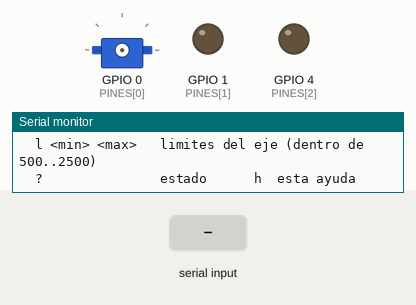
Recording of a sketch running on a simulated ESP32-C3. Parts: servo, output pins drawn as LEDs (lit = HIGH), the last lines printed to the serial monitor. Inputs (shaded band) come from the test bench. Servo pulses on a pin are drawn as a servo (544–2400 µs = 0–180°).

Above: at 1.7 s.
1.8 s: "+\n" received over Serial
3.3 s: "p90\n" received over Serial
At 4.32 s:
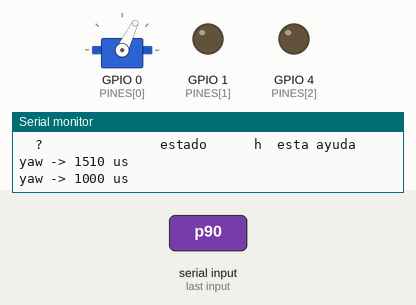
At 6.0 s:
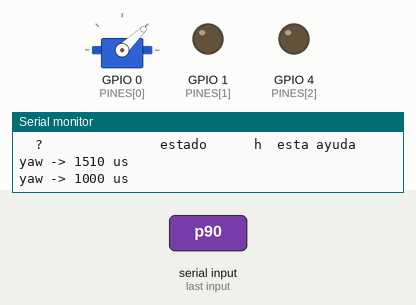
6.3 s: "o\n" received over Serial
7.8 s: "c90\n" received over Serial
At 8.7 s:
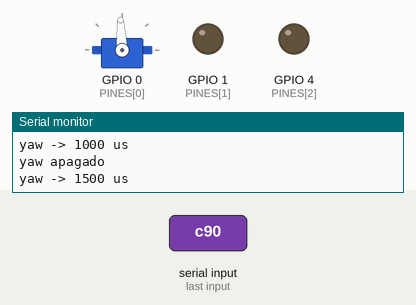
Timing chart, 0 to 10.3 s (numbered marks = the images above; inputs shaded):
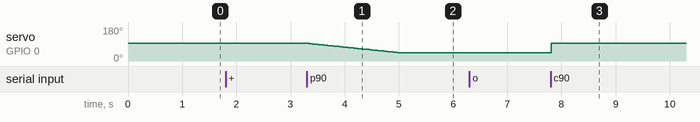

The sketch:

prueba_servo.ino
```cpp
// Prueba de banco de servos para Keepon (ESP32-C3-DevKitM-1, núcleo Arduino-ESP32 3.x).
//
// No es el firmware del robot: sirve para comprobar que cada servo funciona,
// medir sus pulsos útiles (grados por µs, extremos, centro) y probar el conexionado.
// Se maneja por el monitor serie a 115200 baud, con fin de línea "Nueva línea".
// Instrucciones y planilla de resultados en ../README.md.
//
// Los servos arrancan SIN pulso (flojos). Un servo empieza a moverse recién
// cuando recibe una orden; la primera vez salta al pulso pedido, porque el
// ESP32 no sabe en qué posición quedó el servo. Por eso: primero sin carga.

#include <Arduino.h>

// --- Pines y PWM (recomendados en docs/REVISION_CODEX_HW.md, sección C) ---
const int NUM_EJES = 3;
const int PINES[NUM_EJES] = {0, 1, 4};                  // GPIO de la señal
const char *NOMBRES[NUM_EJES] = {"yaw", "pitch", "roll"};
const uint32_t FREC_HZ = 50;                             // los servos esperan un pulso cada 20 ms
const uint8_t RES_BITS = 14;                             // 1,22 µs por paso de duty
const float PERIODO_US = 1000000.0f / FREC_HZ;           // 20000 µs
const float PASOS_DUTY = (float)(1UL << RES_BITS);

// Límites absolutos: ningún comando puede salir de acá, aunque se cambien los límites.
const int LIM_ABS_MIN = 500;
const int LIM_ABS_MAX = 2500;

const uint32_t PERIODO_LAZO_MS = 10;                     // rampa a 100 Hz, igual que la trayectoria del robot

struct Eje {
  bool activo;      // true = emite pulsos; false = servo flojo
  float pos_us;     // pulso que se está emitiendo
  float obj_us;     // pulso al que se quiere llegar
  int min_us;       // límites de esta prueba (empiezan conservadores)
  int max_us;
  bool barrido;     // ida y vuelta entre bar_a y bar_b
  int bar_a;
  int bar_b;
  float vel_us_s;   // velocidad de la rampa de este eje en µs/s
};

Eje ejes[NUM_EJES];
int sel = 0;                  // eje seleccionado
uint32_t t_ant_ms = 0;
char linea[64];
int largo = 0;

// Convierte µs de pulso a duty de LEDC y lo escribe. Duty 0 = sin pulso.
void escribir(int i) {
  uint32_t duty = 0;
  if (ejes[i].activo) {
    duty = (uint32_t)(ejes[i].pos_us * PASOS_DUTY / PERIODO_US + 0.5f);
  }
  ledcWrite(PINES[i], duty);
}

int recortar(int us, const Eje &e) {
  if (us < e.min_us) return e.min_us;
  if (us > e.max_us) return e.max_us;
  return us;
}

void estado() {
  Serial.printf("seleccionado=%d (%s)\n", sel, NOMBRES[sel]);
  for (int i = 0; i < NUM_EJES; i++) {
    const Eje &e = ejes[i];
    Serial.printf("  %d %-5s GPIO%d %s pos=%.0f obj=%.0f lim=[%d,%d] vel=%.0f%s\n", i, NOMBRES[i], PINES[i],
                  e.activo ? "ON " : "OFF", e.pos_us, e.obj_us, e.min_us, e.max_us, e.vel_us_s,
                  e.barrido ? " barriendo" : "");
  }
}

void ayuda() {
  Serial.println("Comandos (el eje es el seleccionado con 'e'):");
  Serial.println("  e <0|1|2>       seleccionar eje (0 yaw GPIO0, 1 pitch GPIO1, 2 roll GPIO4)");
  Serial.println("  p <us>          ir al pulso <us> con rampa (recortado a los limites)");
  Serial.println("  c               ir al centro (1500 us)");
  Serial.println("  + / -           mover 10 us (para buscar extremos y banda muerta)");
  Serial.println("  b <us1> <us2>   barrido continuo ida y vuelta");
  Serial.println("  s               detener barrido (mantiene la posicion)");
  Serial.println("  o               apagar pulsos de este eje (servo flojo)");
  Serial.println("  O               apagar todos los ejes");
  Serial.println("  v <us/s>        velocidad de la rampa de TODOS los ejes (20..5000)");
  Serial.println("  w <us/s>        velocidad de la rampa solo de este eje (20..5000)");
  Serial.println("  l <min> <max>   limites del eje (dentro de 500..2500)");
  Serial.println("  ?               estado      h  esta ayuda");
}

// Ordena ir a un pulso. Si el eje estaba apagado, arranca directamente ahí (salto inevitable).
void ir_a(int us) {
  Eje &e = ejes[sel];
  us = recortar(us, e);
  if (!e.activo) {
    e.activo = true;
    e.pos_us = us;
  }
  e.obj_us = us;
  e.barrido = false;
  Serial.printf("%s -> %d us\n", NOMBRES[sel], us);
}

void procesar(char *cmd) {
  int a = 0, b = 0;
  Eje &e = ejes[sel];
  switch (cmd[0]) {
    case 'e':
      if (sscanf(cmd + 1, "%d", &a) == 1 && a >= 0 && a < NUM_EJES) {
        sel = a;
        Serial.printf("eje %d (%s), GPIO%d\n", sel, NOMBRES[sel], PINES[sel]);
      } else Serial.println("ERR: e <0|1|2>");
      break;
    case 'p':
      if (sscanf(cmd + 1, "%d", &a) == 1) ir_a(a);
      else Serial.println("ERR: p <us>");
      break;
    case 'c': ir_a(1500); break;
    case '+': ir_a((int)(e.activo ? e.obj_us : 1500) + 10); break;
    case '-': ir_a((int)(e.activo ? e.obj_us : 1500) - 10); break;
    case 'b':
      if (sscanf(cmd + 1, "%d %d", &a, &b) == 2) {
        a = recortar(a, e);
        b = recortar(b, e);
        ir_a(a);
        e.barrido = true;
        e.bar_a = a;
        e.bar_b = b;
        Serial.printf("barrido %d <-> %d us\n", a, b);
      } else Serial.println("ERR: b <us1> <us2>");
      break;
    case 's':
      e.barrido = false;
      e.obj_us = e.pos_us;
      Serial.printf("barrido detenido en %.0f us\n", e.pos_us);
      break;
    case 'o':
      e.activo = false;
      e.barrido = false;
      Serial.printf("%s apagado\n", NOMBRES[sel]);
      break;
    case 'O':
      for (int i = 0; i < NUM_EJES; i++) {
        ejes[i].activo = false;
        ejes[i].barrido = false;
      }
      Serial.println("todos apagados");
      break;
    case 'v':
      if (sscanf(cmd + 1, "%d", &a) == 1 && a >= 20 && a <= 5000) {
        for (int i = 0; i < NUM_EJES; i++) ejes[i].vel_us_s = a;
        Serial.printf("vel = %d us/s (todos)\n", a);
      } else Serial.println("ERR: v <20..5000>");
      break;
    case 'w':
      // Con una velocidad por eje, ejes con recorridos distintos tardan lo mismo:
      // vel = recorrido / tiempo deseado.
      if (sscanf(cmd + 1, "%d", &a) == 1 && a >= 20 && a <= 5000) {
        e.vel_us_s = a;
        Serial.printf("%s vel = %d us/s\n", NOMBRES[sel], a);
      } else Serial.println("ERR: w <20..5000>");
      break;
    case 'l':
      if (sscanf(cmd + 1, "%d %d", &a, &b) == 2 && LIM_ABS_MIN <= a && a < b && b <= LIM_ABS_MAX) {
        e.min_us = a;
        e.max_us = b;
        Serial.printf("%s limites [%d, %d] us\n", NOMBRES[sel], a, b);
      } else Serial.println("ERR: l <min> <max>, dentro de 500..2500");
      break;
    case '?': estado(); break;
    case 'h': ayuda(); break;
    default: Serial.println("comando desconocido (h = ayuda)");
  }
}

// Lee el puerto serie sin bloquear y procesa cada línea completa.
void leer_serie() {
  while (Serial.available() > 0) {
    char ch = (char)Serial.read();
    if (ch == '\r') continue;
    if (ch == '\n') {
      linea[largo] = '\0';
      if (largo > 0) procesar(linea);
      largo = 0;
    } else if (largo < (int)sizeof(linea) - 1) {
      linea[largo++] = ch;
    }
  }
}

// Avanza cada eje hacia su objetivo a su velocidad (rampa) y escribe el PWM.
void paso_rampa(float dt) {
  for (int i = 0; i < NUM_EJES; i++) {
    Eje &e = ejes[i];
    float max_paso = e.vel_us_s * dt;
    if (e.activo) {
      float error = e.obj_us - e.pos_us;
      if (fabsf(error) <= max_paso) {
        e.pos_us = e.obj_us;
        if (e.barrido) {
          // Lo que sobra del paso se usa en el tramo de vuelta. Sin esto, cada extremo
          // redondea hacia arriba a un período de 10 ms, distinto en cada eje, y ejes
          // que deberían ir juntos se desfasan de a poco.
          float sobra = max_paso - fabsf(error);
          e.obj_us = (e.obj_us == e.bar_a) ? e.bar_b : e.bar_a;
          float resto = e.obj_us - e.pos_us;
          if (sobra > fabsf(resto)) sobra = fabsf(resto);
          e.pos_us += (resto > 0) ? sobra : -sobra;
        }
      } else {
        e.pos_us += (error > 0) ? max_paso : -max_paso;
      }
    }
    escribir(i);
  }
}

void setup() {
  Serial.begin(115200);
  for (int i = 0; i < NUM_EJES; i++) {
    ejes[i] = {false, 1500, 1500, 1000, 2000, false, 1500, 1500, 300.0f};  // 300 µs/s: giro lento a propósito
    if (!ledcAttach(PINES[i], FREC_HZ, RES_BITS)) {
      Serial.printf("ERR: no se pudo configurar LEDC en GPIO%d\n", PINES[i]);
    }
    escribir(i);  // duty 0: sin pulso
  }
  delay(500);
  Serial.println("\nPrueba de servos Keepon. Todos los ejes empiezan apagados.");
  ayuda();
  t_ant_ms = millis();
}

void loop() {
  leer_serie();
  uint32_t ahora = millis();
  if (ahora - t_ant_ms >= PERIODO_LAZO_MS) {
    paso_rampa((ahora - t_ant_ms) / 1000.0f);
    t_ant_ms = ahora;
  }
}
```

Measured:
- after the input at 3.3 s, servo on GPIO 0 (PINES[0]): moves from 94° to 44° over 1.7 s, starting at once
- after the input at 7.8 s, servo on GPIO 0 (PINES[0]): 44° → 93° at once
